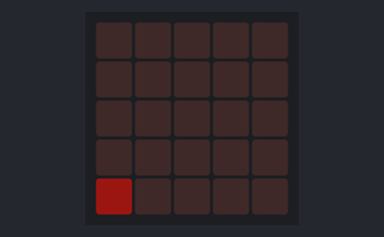
Simulated run of this program. Board: BBC micro:bit running MicroPython. On the bench: the board's 5×5 LED display. Dim RGB values are drawn brighter than linear. At 2.7 s the program stops and its outputs stay as they are.

Above: at 0.05 s.
At 0.69 s:
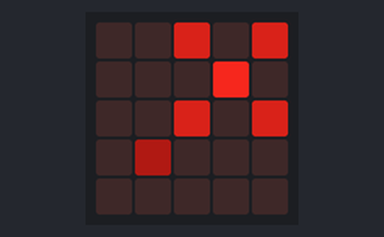
At 1.2 s:
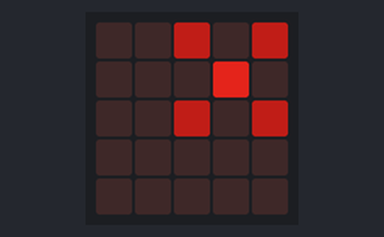
At 1.98 s:
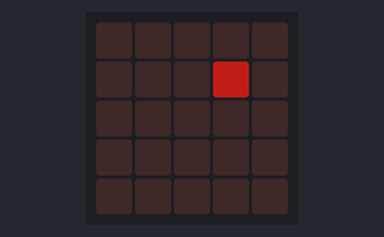
At 2.45 s:
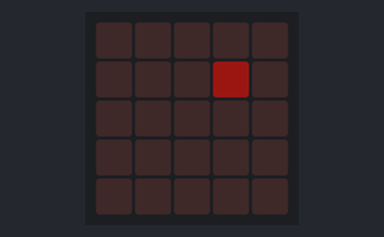

The program:

AbbyLucy.py
```python
from microbit import *

def fade():
    for x in range(0,5):
        for y in range(0,5):
            br = display.get_pixel(x,y)
            if br > 0:
                display.set_pixel(x,y,br-1)
            sleep(10)


fireworka = Image('00000:00000:00000:00000:10000')
fireworkb = Image('00000:00000:00000:03000:10000')
fireworkc = Image('00000:00000:00600:03000:10000')
fireworkd = Image('00000:00090:00600:03000:10000')
firework = Image('00606:00090:00606:03000:10000')

display.show(fireworka)
sleep(100)
display.show(fireworkb)
sleep(100)
display.show(fireworkc)
sleep(100)
display.show(fireworkd)
sleep(100)
display.show(firework)
fade()
fade()
fade()
fade()
fade()
fade()
fade()
fade()
fade()
```
